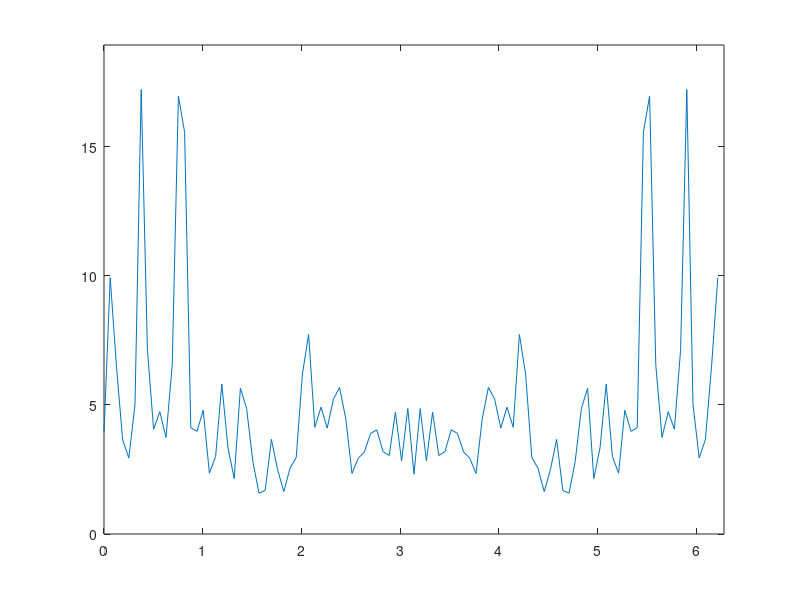

Source code (MATLAB):
clc
clear all
close all


Fs = 1 ; %sampling frequency
T = 1/Fs ; %sampling period
f1 = 1/8; %normalized frequency
f2 = 1/16; %normalized frequency

L = 10 ; %number of observations
M = 100; %number of samples / observation
N = L*M; %total number of samples

n = [ 0 :N-1]';
y = sin(2*pi*f1*n*T) + sin(2*pi*f2*n*T) + 2*randn(N,1);

phil = zeros(M,1); 
for l = 0 :L-1
    yl = y(1+l*M : M+l*M) ;
    phil = phil + (1/M)*abs(fft(yl)).^2;
end
phiB = phil/L;

w = 2*pi*[0 :M-1]/M;
plot(w, phiB);
maxval = 1.1*max(phiB);
axis([0 2*pi 0 maxval])